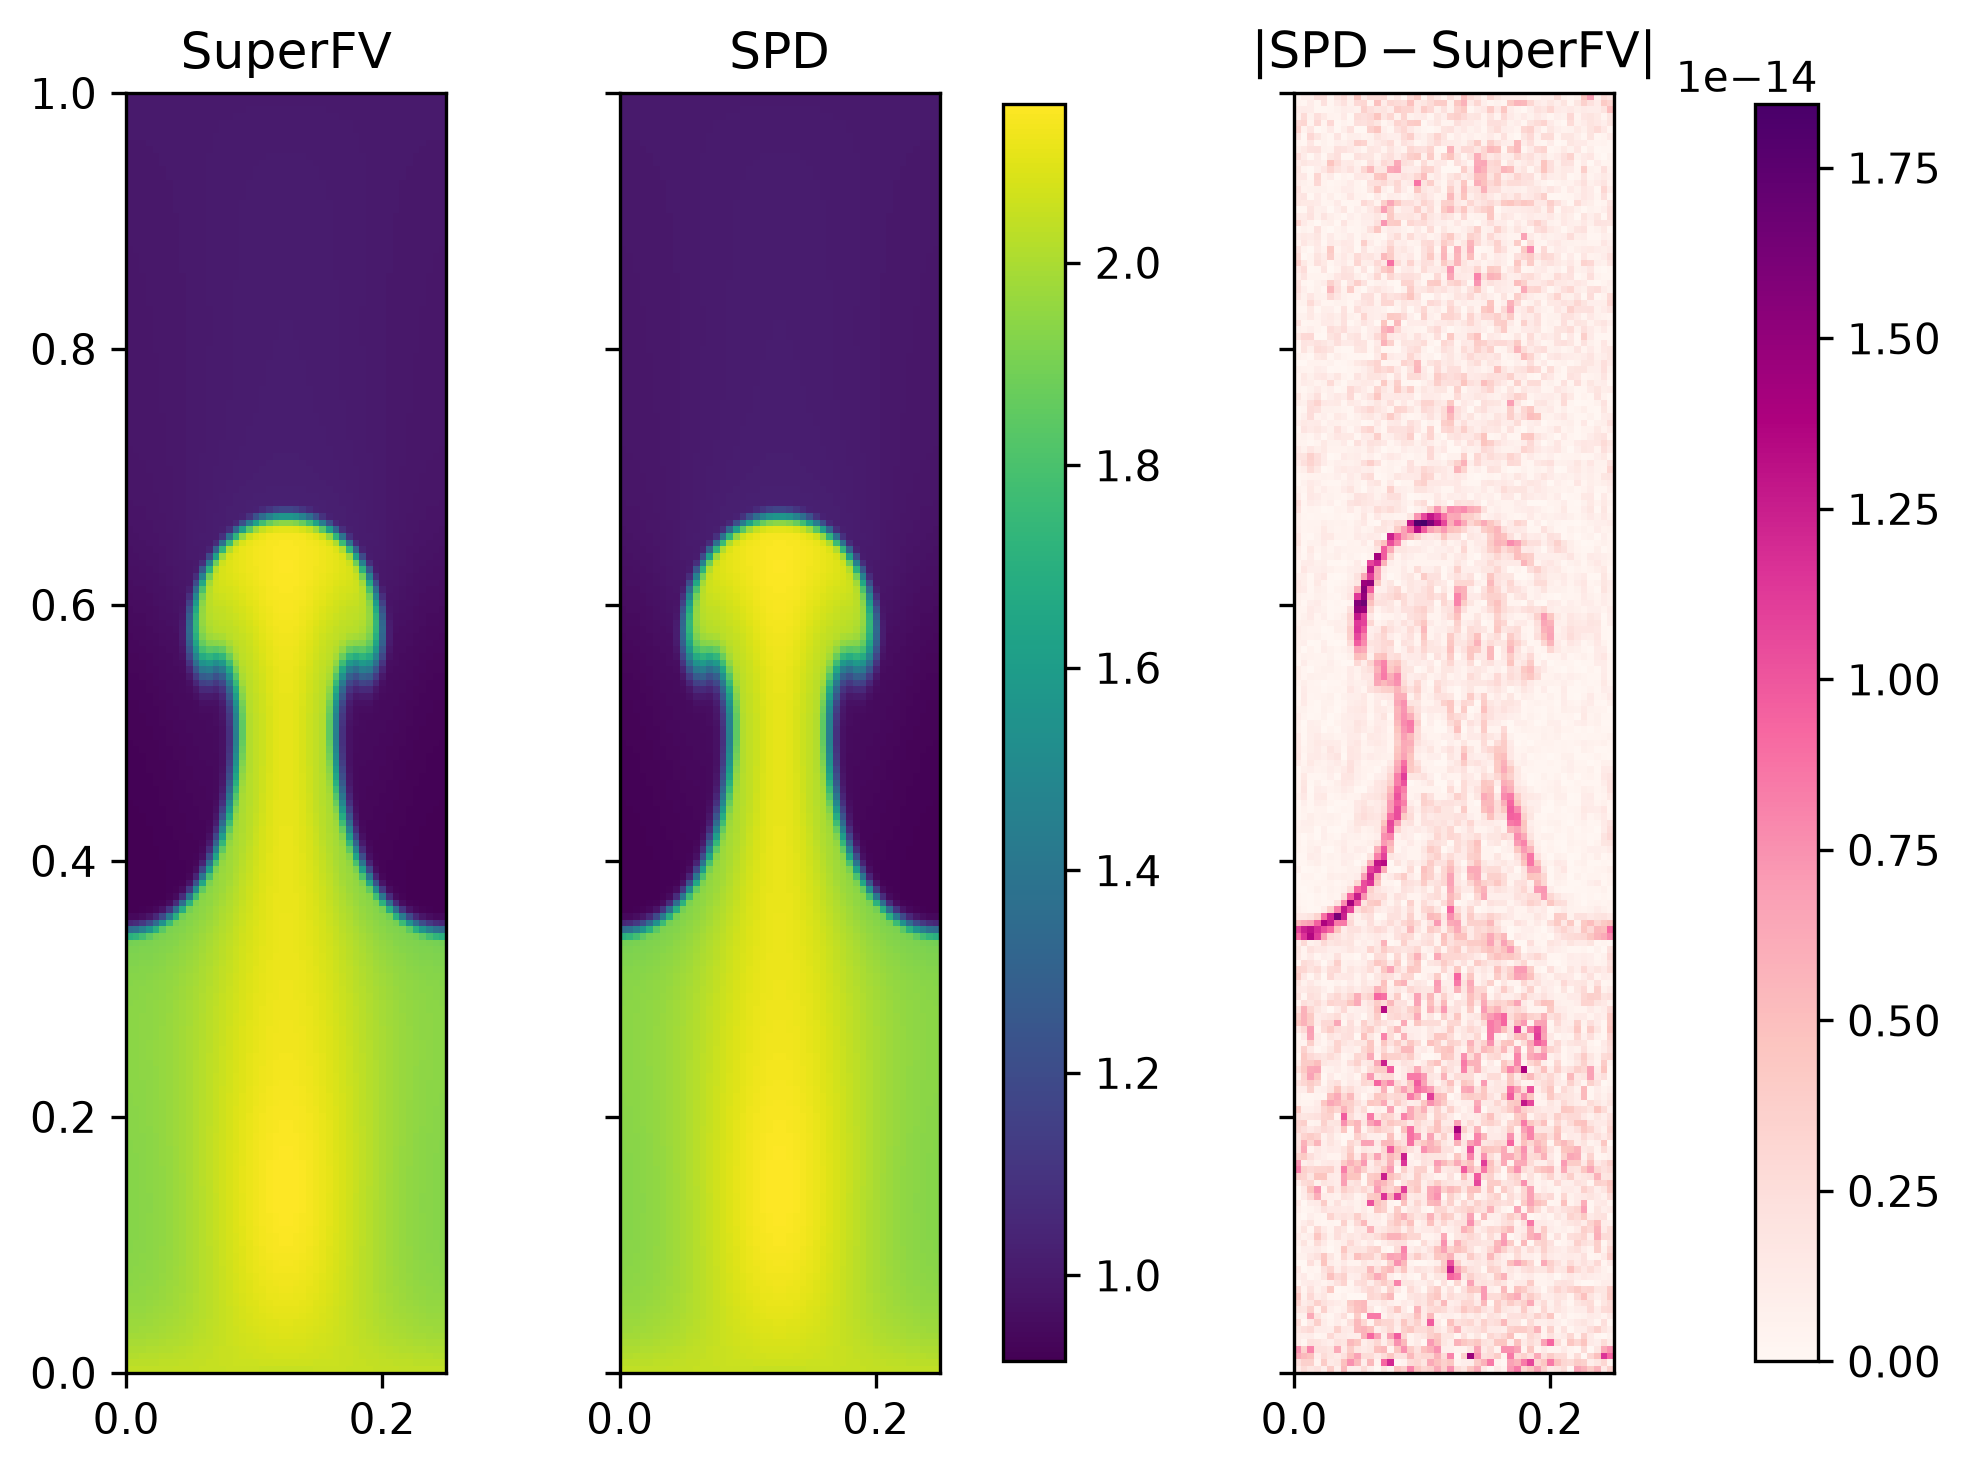

Write Python code to recreate this figure.
from functools import partial

import cupy as cp
import matplotlib.pyplot as plt
import numpy as np
from spd.finite_volume.muscl import Slope_limiter as spd_muscl_limiter
from spd.sdfb_simulator import SDFB_Simulator

from superfv import HydroSolver, ics

N = 192
T = 1.95


def run_fv():
    def gravity(idx, u, *, xp):
        gx = 0.0
        gy = 1.0
        out = xp.zeros_like(u)
        out[idx("mx")] = u[idx("rho")] * gx
        out[idx("my")] = u[idx("rho")] * gy
        out[idx("E")] = u[idx("mx")] * gx + u[idx("my")] * gy
        return out

    sim = HydroSolver(
        ic=partial(ics.rayleigh_taylor, gamma=5 / 3, P0=1.0),
        gamma=5 / 3,
        source=gravity,
        xlims=(0, 0.25),
        ylims=(0, 1),
        nx=N // 4,
        ny=N,
        bcy=("reflective", "reflective"),
        p=1,
        nu=1e-3,
        CFL=0.8,
        use_MUSCL=True,
        use_SED=False,
        MUSCL_limiter="moncen",
        cupy=True,
    )
    sim.run(T, "muscl_hancock")

    return sim


def run_sd():
    def rayleigh_taylor(xy: np.ndarray, case: int, P0, gamma):
        x = xy[0]
        y = xy[1]

        yc = 0.5
        rho1 = 2.0
        rho2 = 1.0

        if case == 0:
            # density
            return np.where(y > yc, rho2, rho1)
        elif case == 1:
            # vx
            return np.zeros(x.shape)
        elif case == 2:
            # vy
            dv = np.sqrt(gamma * (P0 + rho1 * yc - P0 + 1) / rho1)
            return -0.025 * dv * np.cos(8 * np.pi * x)
        elif case == 4:
            # Pressure
            return np.where(y > yc, P0 + rho2 * y + (rho1 - rho2) * yc, P0 + rho1 * y)
        else:
            return np.zeros(x.shape)

    sim = SDFB_Simulator(
        N=(N // 4, N),
        xlim=(0.0, 0.25),
        ylim=(0.0, 1.0),
        BC=(
            ("periodic", "periodic"),  # x
            ("reflective", "reflective"),  # y
        ),
        init_fct=partial(rayleigh_taylor, P0=1.0, gamma=5 / 3),
        gamma=5 / 3,
        potential=True,
        scheme="FV",
        p=1,
        viscosity=True,
        nu=1e-3,
        time_integrator="rk1",
        cfl_coeff=0.8,
        riemann_solver_sd="hllc",  # SD high-order flux
        riemann_solver_fv="hllc",  # MUSCL fallback flux
        use_cupy=True,
    )

    # add a constant gravitational acceleration in the negative y-direction
    sim.dm.grad_phi = cp.zeros((sim.ndim,) + sim.dm.U_cv.shape[1:])
    sim.dm.grad_phi[sim.dims["y"]] = -1.0

    # select the slope limiter for the MUSCL-Hancock scheme
    sim.ho_scheme.slope_limiter = spd_muscl_limiter("moncen")

    sim.perform_time_evolution(T)

    return sim


def compare(sim_fv, sim_sd):
    fig, axs = plt.subplots(1, 3, sharex=True, sharey=True, constrained_layout=True)

    for ax in axs:
        ax.set_aspect("equal")

    x_sd = sim_sd.regular_faces()[0]
    y_sd = sim_sd.regular_faces()[1]
    z_sd = sim_sd.dm.W_cv[0]  # W_cv_initial[2]

    x_fv, y_fv, _ = sim_fv.mesh.faces
    z_fv = sim_fv.snapshot_history[-1].w[0, :, :, 0].T  # sim_fv.snapshot_history[0].w[2, :, :, 0].T

    vmin = np.minimum(z_fv, z_sd).min().item()
    vmax = np.maximum(z_fv, z_sd).max().item()

    axs[0].set_title("SuperFV")
    _ = axs[0].pcolormesh(cp.asnumpy(x_fv), cp.asnumpy(y_fv), z_fv, vmin=vmin, vmax=vmax)

    axs[1].set_title("SPD")
    m1 = axs[1].pcolormesh(x_sd, y_sd, z_sd, vmin=vmin, vmax=vmax)
    fig.colorbar(m1, ax=axs[1], pad=0.15)

    axs[2].set_title(r"$|\text{SPD} - \text{SuperFV}|$")
    m2 = axs[2].pcolormesh(x_sd, y_sd, np.abs(z_sd - z_fv), cmap="RdPu")
    fig.colorbar(m2, ax=axs[2], pad=0.15)

    fig.savefig(
        "sd-compare/rayleigh-taylor-instability/muscl_hancock.png", dpi=300, bbox_inches="tight"
    )


if __name__ == "__main__":
    sim_fv = run_fv()
    sim_sd = run_sd()
    compare(sim_fv, sim_sd)
